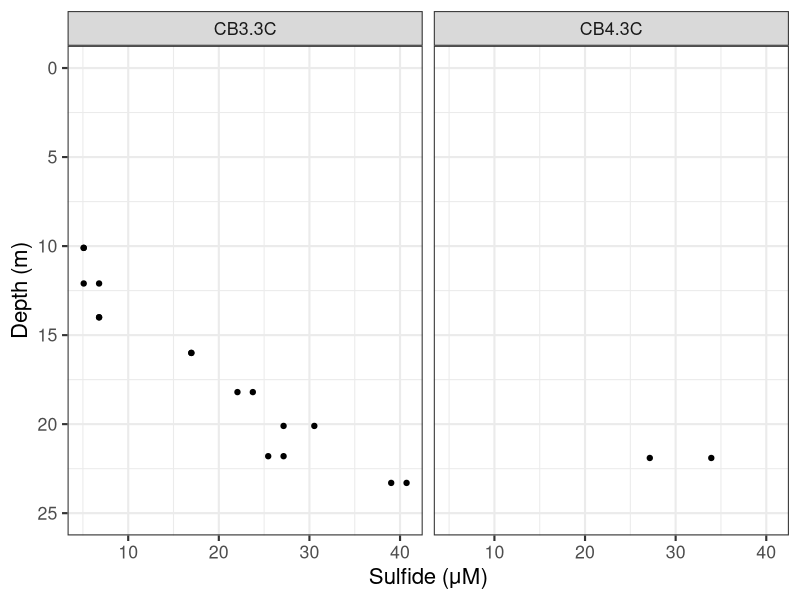
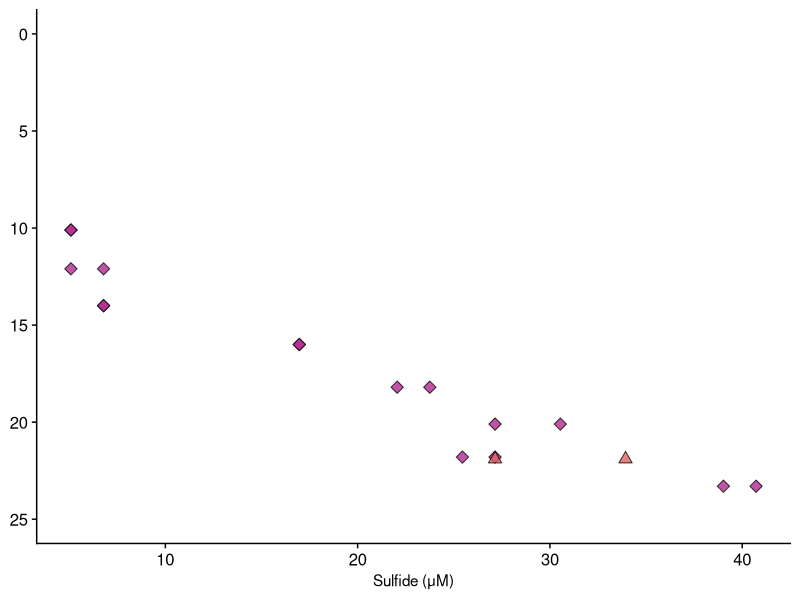
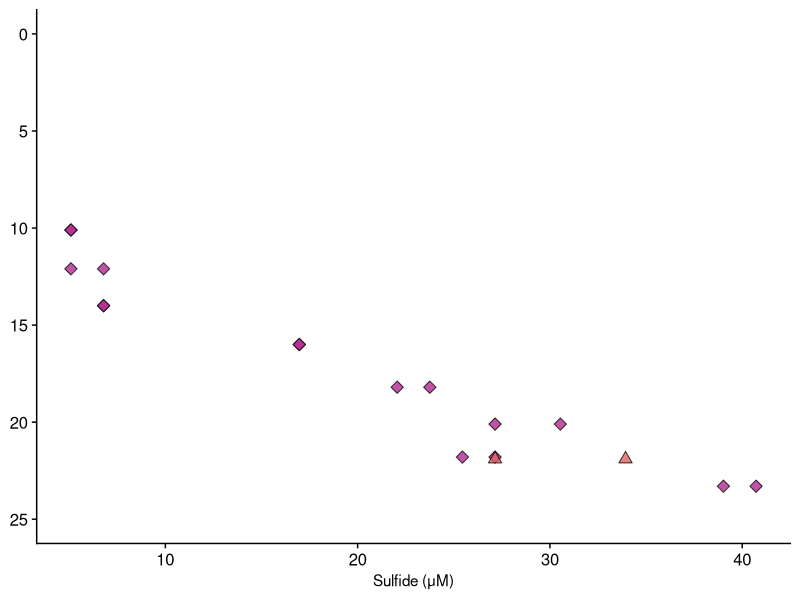

Here is the R script that generated these plots, in order:
## ---- chunk 1
library(tidyverse)
library(here)
library(readxl)
## ---- chunk 2
sulfideRaw <- read_excel(here::here("InputData", "cb2019_sulfide sample log (1) (1)(1).xlsx"), range = "A2:J20")
## ---- chunk 3
ggplot(sulfideRaw, aes(y = `Depth (m)`, x = `correct concentration`)) +
  geom_point() +
  scale_y_reverse() +
  labs(x = "Sulfide (μM)") +
  facet_wrap(~Site) +
  #geom_vline(xintercept = 7.78 * 3) +
  theme_bw(base_size = 16)+
  lims(y = c(25, 0))
## ---- chunk 4
sulfidePlot <- sulfideRaw %>% 
  arrange(Site) %>%
ggplot(aes(y = `Depth (m)`, x = `correct concentration`, shape = Site, fill = Site)) +
  geom_point(size = 3, alpha = 0.8) +
  scale_y_reverse() +
  labs(x = "Sulfide (μM)") +
  #geom_vline(xintercept = 7.78 * 3) +
  theme_bw(base_size = 16)+
  lims(y = c(25, 0)) +
  scale_fill_manual(values = viridis::plasma(n = 6)[3:4]) +
  scale_shape_manual(values = rep(21:25, 2)[3:4]) +
  cowplot::theme_cowplot() +
  theme(legend.position = "none", axis.title.y = element_blank(),
        axis.title.x = element_text(size = 11))
sulfidePlot
## ---- chunk 5
ggsave(here("Figures", "sulfidePlot.png"), plot = sulfidePlot)
